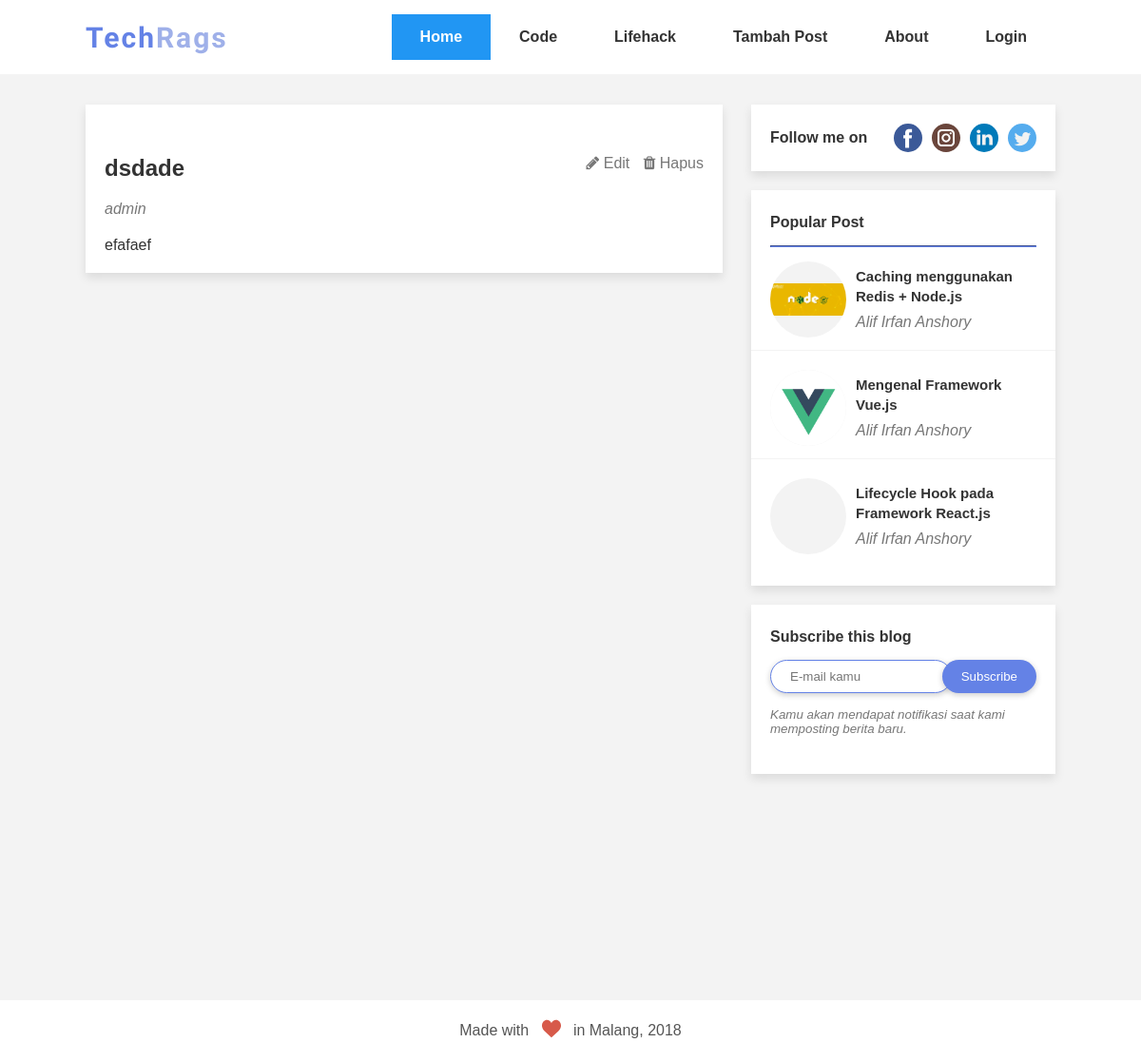
Screenshot of /post/dsdade with the database file from the repository.
### tables this page shows
CREATE TABLE `post` (
  `id` int(5) NOT NULL,
  `judul` varchar(50) NOT NULL,
  `id_author` int(11) NOT NULL,
  `konten` text NOT NULL,
  `id_kategori` int(5) NOT NULL,
  `tanggal` varchar(20) NOT NULL DEFAULT 'CURRENT_TIMESTAMP(6)',
  `slug` varchar(50) NOT NULL,
  `thumbnail` varchar(100) NOT NULL
);

CREATE TABLE `user` (
  `id` int(5) NOT NULL,
  `nama` varchar(100) NOT NULL,
  `username` varchar(50) NOT NULL,
  `pass` varchar(32) NOT NULL
);

### application/controllers/Home.php (called while the page is built, shortened)
<?php
class Home extends CI_Controller {
	public function __construct(){
		$this->load->model('post');
		$this->load->helper('url_helper');
	}
	public function getPost($id){
		$data['data'] = $this->post->getPostById($id);
		$data['sidenav'] = TRUE;
		$this->load->view('header');
		$this->load->view('content_detail',$data);
		$this->load->view('sidenav');
		$this->load->view('footer');
	}
}

### index.php (called while the page is built, shortened)
<?php
require_once BASEPATH.'core/CodeIgniter.php';

### application/models/post.php (called while the page is built, shortened)
<?php
  class post extends CI_Model{
    public function getPostById($id){
      $this->db->select('*');
      $this->db->from('post,user');
      $this->db->where("post.slug='$id' AND post.id_author=user.id");
      $query = $this->db->get();
      return $query->result_array();
    }
  }

### application/views/content_detail.php (the view, shortened to what this page needs)
<section class="main">
  <div class="container">
    <div class="row">
      <div class="md8 sm9 xs12 pt-5">
        <?php if(isset($notfound)){?>
        <p class="text-center">Post tidak ditemukan.</p>
        <?php }else{?>
        <div class="white">
          <figure class="img-wrapper">
          </figure>
          <div class="flex-wrap admin-act mt-3">
            <div class="left">
              <h1 class="post-title"><?php echo $data[0]['judul']; ?></h1>
            </div>
            <div class="right">
              <a href="<?php base_url().$data[0]['slug']?>/edit">
                <i class="fa fa-pencil"></i> Edit
              </a>
              <a href="<?php echo base_url().'post/'.$data[0]['slug']?>/hapus">
                <i class="fa fa-trash"></i> Hapus
              </a>
            </div>
          </div>
          <p class="penulis"><?php echo $data[0]['nama']; ?></p>
          <p class="desc">
            <?php echo $data[0]['konten']; ?>
          </p>
        </div>
      </div>
<?php }if($sidenav === FALSE){ ?>
    </div>
  </div>
</section>
<?php } if(isset($delete)){?>
<script>
  if(confirm('Apakah anda ingin menghapus post ini?')){
    location.href='<?php echo base_url().'post/'.$slug;?>/dodelete';
  }
</script>
<?php } ?>

### css/main.css (style rules this page uses)
:root { --bgcolor: rgb(243,243,243); --accentColor: rgb(100,130,230); --blueColor: #2196F3 }
* { margin: 0; padding: 0; box-sizing: border-box; }
body { font-family: Arial, Helvetica, sans-serif; color: #333; background-color: var(--bgcolor); min-height: 100vh; position: relative; display: flex; flex-flow: column wrap; overflow-x: hidden }
a { text-decoration: none; color: #333 }
.row { margin: 0 -15px; display: -webkit-box; display: -ms-flexbox; display: flex; -ms-flex-wrap: wrap; flex-flow: row wrap }
[class*="md"], [class*="sm"], [class*="xs"] { padding: 0 15px; width: 100%; box-sizing: border-box }
.container { width: 85%; margin: 0 auto }
.md8 { -webkit-box-flex: 0; -ms-flex: 0 0 66.666667%; flex: 0 0 66.666667%; max-width: 66.666667%; }
.flex-wrap { display: -webkit-flex; display: -moz-flex; display: flex; }
.admin-act { justify-content: space-between }
.admin-act, .admin-act a { color: #777!important }
.admin-act a { margin-left: 10px }
.img-wrapper { overflow: hidden; }
.pt-5 { padding-top: 30px }
.main { background-color: var(--bgcolor); }
.sidebar section, .white { background-color: white; margin-bottom: 20px; padding: 20px; box-shadow: 0 5px 10px rgba(0,0,0,0.1); transition: .3s cubic-bezier(0.075, 0.82, 0.165, 1) }
.desc { color: #555; line-height: 20px; font-size: 14px; margin-bottom: 10px }
.penulis { display: block; font-style: italic; color: #777; margin: 20px 0 }
.mt-3 { margin-top: 15px; }
.post-title { color: #333 }

### rows the page displays
post: judul "dsdade", id_author.nama "admin", konten "efafaef"
